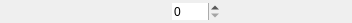
<?xml version="1.0" encoding="UTF-8"?>
<ui version="4.0">
 <class>SelectPageWidget</class>
 <widget class="QWidget" name="SelectPageWidget">
  <property name="geometry">
   <rect>
    <x>0</x>
    <y>0</y>
    <width>352</width>
    <height>22</height>
   </rect>
  </property>
  <property name="windowTitle">
   <string>SelectPageWidget</string>
  </property>
  <layout class="QHBoxLayout" name="horizontalLayout">
   <property name="margin">
    <number>0</number>
   </property>
   <item>
    <widget class="QToolButton" name="tlbPrevious">
     <property name="autoRepeat">
      <bool>true</bool>
     </property>
     <property name="autoRaise">
      <bool>true</bool>
     </property>
    </widget>
   </item>
   <item>
    <spacer name="horizontalSpacer">
     <property name="orientation">
      <enum>Qt::Horizontal</enum>
     </property>
     <property name="sizeHint" stdset="0">
      <size>
       <width>86</width>
       <height>20</height>
      </size>
     </property>
    </spacer>
   </item>
   <item>
    <widget class="QToolButton" name="tlbMonth">
     <property name="sizePolicy">
      <sizepolicy hsizetype="Fixed" vsizetype="Minimum">
       <horstretch>0</horstretch>
       <verstretch>0</verstretch>
      </sizepolicy>
     </property>
     <property name="font">
      <font>
       <weight>75</weight>
       <bold>true</bold>
      </font>
     </property>
     <property name="popupMode">
      <enum>QToolButton::InstantPopup</enum>
     </property>
     <property name="toolButtonStyle">
      <enum>Qt::ToolButtonTextOnly</enum>
     </property>
     <property name="autoRaise">
      <bool>true</bool>
     </property>
    </widget>
   </item>
   <item>
    <widget class="QToolButton" name="tlbYear">
     <property name="sizePolicy">
      <sizepolicy hsizetype="Fixed" vsizetype="Minimum">
       <horstretch>0</horstretch>
       <verstretch>0</verstretch>
      </sizepolicy>
     </property>
     <property name="font">
      <font>
       <weight>75</weight>
       <bold>true</bold>
      </font>
     </property>
     <property name="toolButtonStyle">
      <enum>Qt::ToolButtonTextOnly</enum>
     </property>
     <property name="autoRaise">
      <bool>true</bool>
     </property>
    </widget>
   </item>
   <item>
    <widget class="QSpinBox" name="spbYear">
     <property name="focusPolicy">
      <enum>Qt::StrongFocus</enum>
     </property>
     <property name="frame">
      <bool>false</bool>
     </property>
     <property name="maximum">
      <number>9999</number>
     </property>
    </widget>
   </item>
   <item>
    <spacer name="horizontalSpacer_2">
     <property name="orientation">
      <enum>Qt::Horizontal</enum>
     </property>
     <property name="sizeHint" stdset="0">
      <size>
       <width>86</width>
       <height>20</height>
      </size>
     </property>
    </spacer>
   </item>
   <item>
    <widget class="QToolButton" name="tlbNext">
     <property name="autoRepeat">
      <bool>true</bool>
     </property>
     <property name="autoRaise">
      <bool>true</bool>
     </property>
    </widget>
   </item>
  </layout>
 </widget>
 <layoutdefault spacing="6" margin="11"/>
 <tabstops>
  <tabstop>tlbPrevious</tabstop>
  <tabstop>tlbMonth</tabstop>
  <tabstop>tlbYear</tabstop>
  <tabstop>spbYear</tabstop>
  <tabstop>tlbNext</tabstop>
 </tabstops>
 <resources/>
 <connections/>
</ui>
